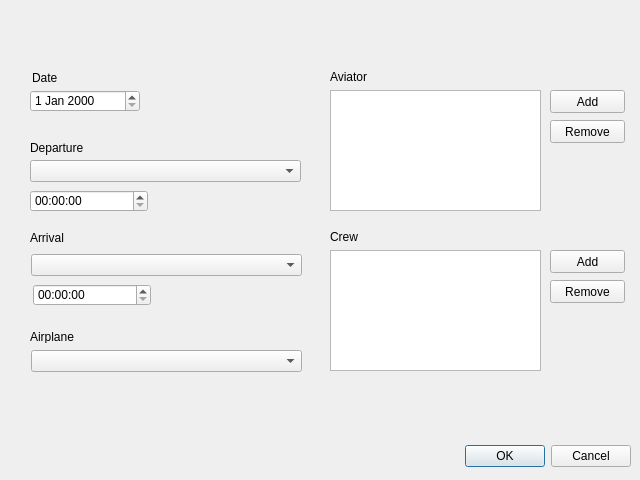
<?xml version="1.0" encoding="UTF-8"?>
<ui version="4.0">
 <class>Dialog</class>
 <widget class="QDialog" name="Dialog">
  <property name="geometry">
   <rect>
    <x>0</x>
    <y>0</y>
    <width>640</width>
    <height>480</height>
   </rect>
  </property>
  <property name="windowTitle">
   <string>Dialog</string>
  </property>
  <widget class="QDialogButtonBox" name="buttonBox">
   <property name="geometry">
    <rect>
     <x>10</x>
     <y>440</y>
     <width>621</width>
     <height>32</height>
    </rect>
   </property>
   <property name="orientation">
    <enum>Qt::Horizontal</enum>
   </property>
   <property name="standardButtons">
    <set>QDialogButtonBox::Cancel|QDialogButtonBox::Ok</set>
   </property>
  </widget>
  <widget class="QTimeEdit" name="timeEdit">
   <property name="geometry">
    <rect>
     <x>30</x>
     <y>190</y>
     <width>118</width>
     <height>22</height>
    </rect>
   </property>
  </widget>
  <widget class="QTimeEdit" name="timeEdit_2">
   <property name="geometry">
    <rect>
     <x>33</x>
     <y>284</y>
     <width>118</width>
     <height>22</height>
    </rect>
   </property>
  </widget>
  <widget class="QComboBox" name="comboBox">
   <property name="geometry">
    <rect>
     <x>30</x>
     <y>160</y>
     <width>271</width>
     <height>22</height>
    </rect>
   </property>
  </widget>
  <widget class="QComboBox" name="comboBox_2">
   <property name="geometry">
    <rect>
     <x>31</x>
     <y>254</y>
     <width>271</width>
     <height>22</height>
    </rect>
   </property>
  </widget>
  <widget class="QLabel" name="label">
   <property name="geometry">
    <rect>
     <x>32</x>
     <y>70</y>
     <width>51</width>
     <height>16</height>
    </rect>
   </property>
   <property name="text">
    <string>Date</string>
   </property>
  </widget>
  <widget class="QLabel" name="label_2">
   <property name="geometry">
    <rect>
     <x>30</x>
     <y>140</y>
     <width>61</width>
     <height>16</height>
    </rect>
   </property>
   <property name="text">
    <string>Departure</string>
   </property>
  </widget>
  <widget class="QComboBox" name="comboBox_3">
   <property name="geometry">
    <rect>
     <x>31</x>
     <y>350</y>
     <width>271</width>
     <height>22</height>
    </rect>
   </property>
  </widget>
  <widget class="QLabel" name="label_3">
   <property name="geometry">
    <rect>
     <x>30</x>
     <y>230</y>
     <width>41</width>
     <height>16</height>
    </rect>
   </property>
   <property name="text">
    <string>Arrival</string>
   </property>
  </widget>
  <widget class="QDateEdit" name="dateEdit">
   <property name="geometry">
    <rect>
     <x>30</x>
     <y>90</y>
     <width>110</width>
     <height>22</height>
    </rect>
   </property>
  </widget>
  <widget class="QLabel" name="label_4">
   <property name="geometry">
    <rect>
     <x>30</x>
     <y>330</y>
     <width>46</width>
     <height>13</height>
    </rect>
   </property>
   <property name="text">
    <string>Airplane</string>
   </property>
  </widget>
  <widget class="QListView" name="listView">
   <property name="geometry">
    <rect>
     <x>330</x>
     <y>250</y>
     <width>211</width>
     <height>121</height>
    </rect>
   </property>
  </widget>
  <widget class="QListView" name="listView_2">
   <property name="geometry">
    <rect>
     <x>330</x>
     <y>90</y>
     <width>211</width>
     <height>121</height>
    </rect>
   </property>
  </widget>
  <widget class="QLabel" name="label_5">
   <property name="geometry">
    <rect>
     <x>330</x>
     <y>70</y>
     <width>46</width>
     <height>13</height>
    </rect>
   </property>
   <property name="text">
    <string>Aviator</string>
   </property>
  </widget>
  <widget class="QLabel" name="label_6">
   <property name="geometry">
    <rect>
     <x>330</x>
     <y>230</y>
     <width>46</width>
     <height>13</height>
    </rect>
   </property>
   <property name="text">
    <string>Crew</string>
   </property>
  </widget>
  <widget class="QPushButton" name="pushButton">
   <property name="geometry">
    <rect>
     <x>550</x>
     <y>90</y>
     <width>75</width>
     <height>23</height>
    </rect>
   </property>
   <property name="text">
    <string>Add</string>
   </property>
  </widget>
  <widget class="QPushButton" name="pushButton_2">
   <property name="geometry">
    <rect>
     <x>550</x>
     <y>120</y>
     <width>75</width>
     <height>23</height>
    </rect>
   </property>
   <property name="text">
    <string>Remove</string>
   </property>
  </widget>
  <widget class="QPushButton" name="pushButton_3">
   <property name="geometry">
    <rect>
     <x>550</x>
     <y>250</y>
     <width>75</width>
     <height>23</height>
    </rect>
   </property>
   <property name="text">
    <string>Add</string>
   </property>
  </widget>
  <widget class="QPushButton" name="pushButton_4">
   <property name="geometry">
    <rect>
     <x>550</x>
     <y>280</y>
     <width>75</width>
     <height>23</height>
    </rect>
   </property>
   <property name="text">
    <string>Remove</string>
   </property>
  </widget>
 </widget>
 <resources/>
 <connections>
  <connection>
   <sender>buttonBox</sender>
   <signal>accepted()</signal>
   <receiver>Dialog</receiver>
   <slot>accept()</slot>
   <hints>
    <hint type="sourcelabel">
     <x>248</x>
     <y>254</y>
    </hint>
    <hint type="destinationlabel">
     <x>157</x>
     <y>274</y>
    </hint>
   </hints>
  </connection>
  <connection>
   <sender>buttonBox</sender>
   <signal>rejected()</signal>
   <receiver>Dialog</receiver>
   <slot>reject()</slot>
   <hints>
    <hint type="sourcelabel">
     <x>316</x>
     <y>260</y>
    </hint>
    <hint type="destinationlabel">
     <x>286</x>
     <y>274</y>
    </hint>
   </hints>
  </connection>
 </connections>
</ui>
